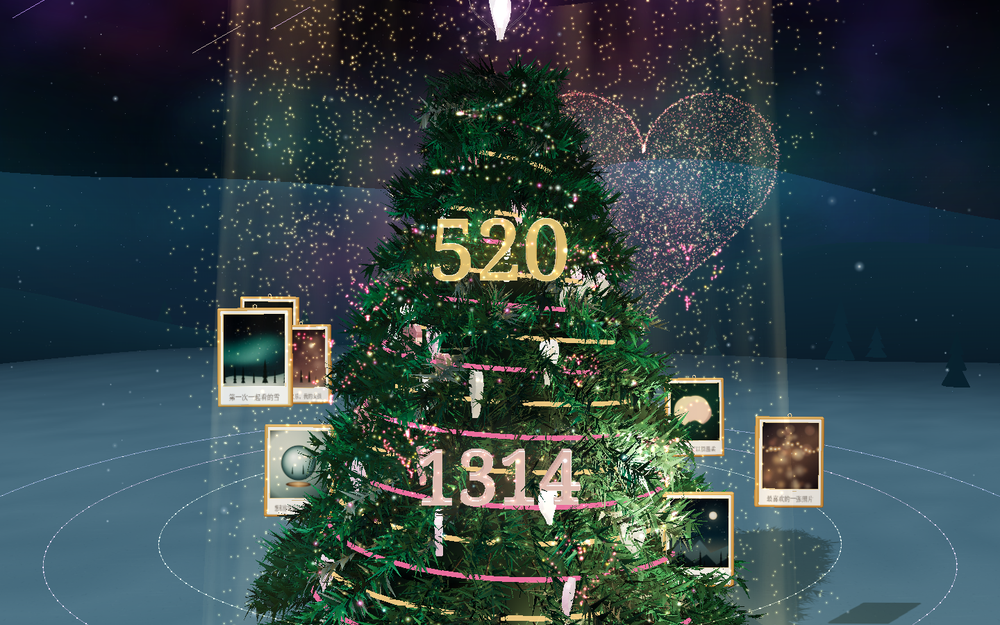
#> input picture docs/F3/f2-integration-screenshots/07-golden-waterfall.png, 1000 x 625 px, shrunk from 1440 x 900 before the run, found by its file name
$ python wp2-compare.py
#> lines starting #> are read from the running program, lines starting #| are printed output that depends on the picture
from PIL import Image, ImageDraw, ImageFont
from pathlib import Path
root=Path('.')
a=Image.open(root/'docs/F3/f2-integration-screenshots/07-golden-waterfall.png').convert('RGB')
#> a is the input picture: PIL image 1000x625 RGB; mean R, G, B 52.4, 69.6, 71.9
b=Image.open(root/'docs/F3/wp2/00-overall.png').convert('RGB')
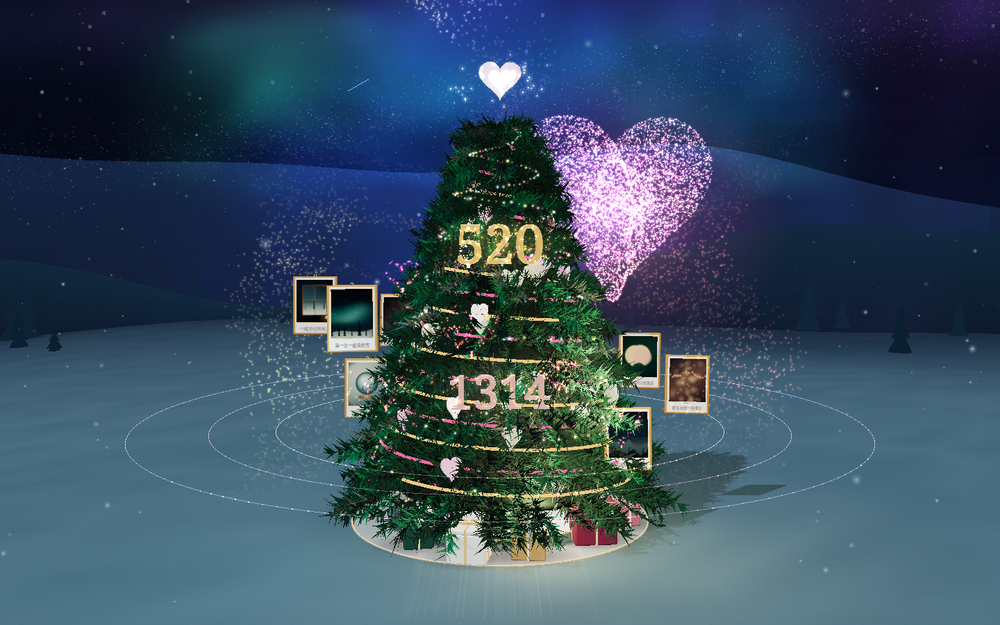
#> input picture docs/F3/wp2/00-overall.png, 1000 x 625 px, shrunk from 1440 x 900 before the run, found by its file name
#> b is the input picture: PIL image 1000x625 RGB; mean R, G, B 56.4, 77.5, 97.2
w,h=a.size; head=50
#> after `w, h = a.size`: w = 1000; h = 625
out=Image.new('RGB',(w*2,h+head),'#071018'); out.paste(a,(0,head)); out.paste(b,(w,head))
#> after `out = Image.new('RGB', (w * 2, h + head), '#071018')`:
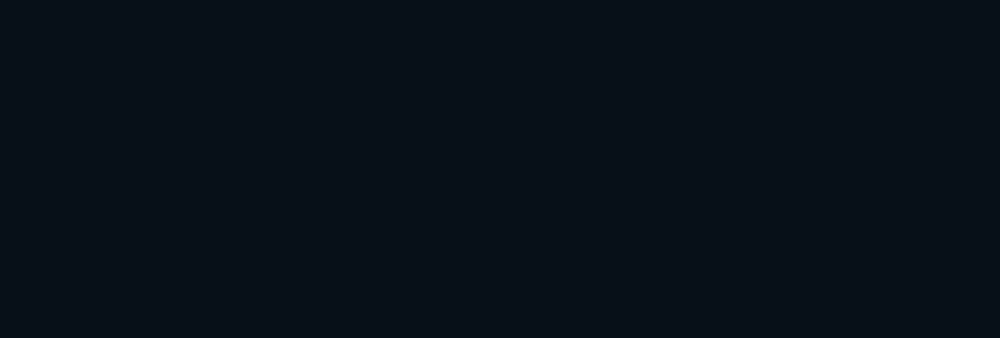
#> out: PIL image 2000x675 RGB (shown at 1/2 size); mean R, G, B 7, 16, 24
#> after `out.paste(a, (0, head))`:
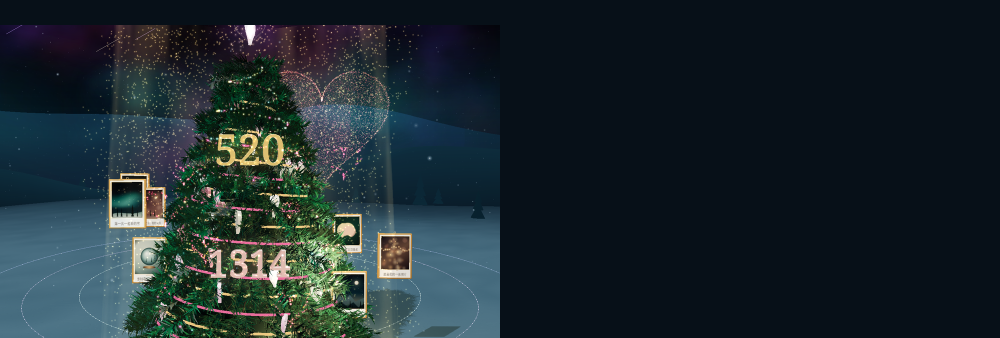
#> out: PIL image 2000x675 RGB (shown at 1/2 size); mean R, G, B 28, 40.8, 46.2
#> after `out.paste(b, (w, head))`:
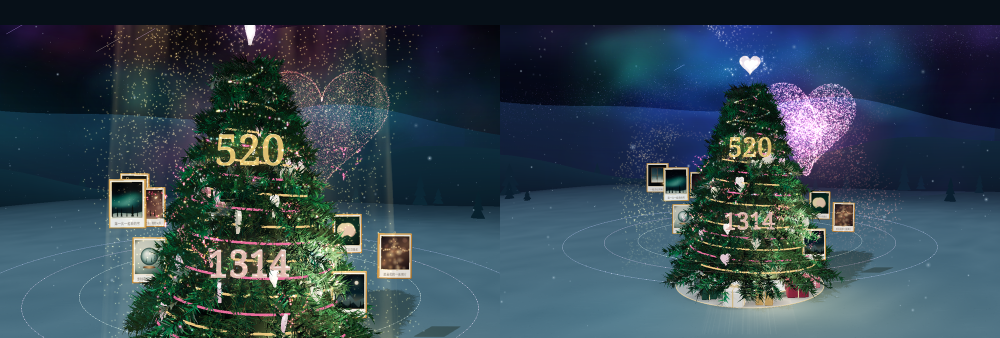
#> out: PIL image 2000x675 RGB (shown at 1/2 size); mean R, G, B 50.9, 69.3, 80.1
d=ImageDraw.Draw(out); font=ImageFont.truetype(r'C:\Windows\Fonts\segoeui.ttf',20)
d.text((16,14),'BEFORE · gold particle wall',fill='#c9d5d2',font=font)
d.text((w+16,14),'AFTER · four spatial streams',fill='#ffd58a',font=font)
d.line([(w,0),(w,h+head)],fill='#5b4630',width=2)
out.save(root/'docs/F3/wp2/compare-waterfall.png',optimize=True)
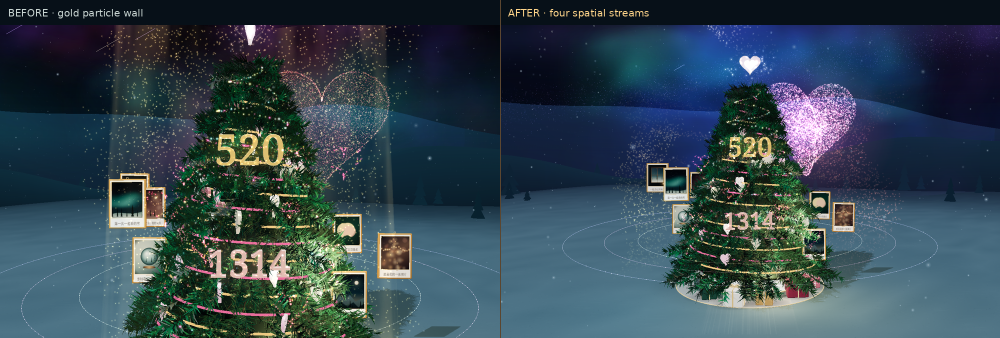
#> saved as compare-waterfall.png: PIL image 2000x675 RGB (shown at 1/2 size); mean R, G, B 51.3, 69.7, 80.3
print('ok')
